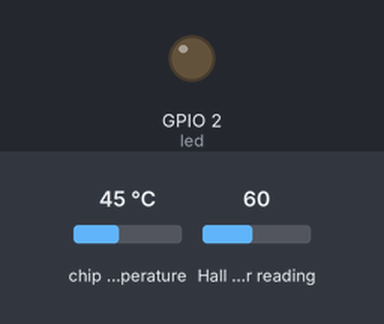
A program run on a simulated ESP32 board running MicroPython. On the bench: output pins drawn as LEDs (lit = HIGH). The inputs (shaded band) are chosen by the test bench; at power-on: chip temperature 45 °C, Hall sensor reading 60. Web requests get an empty 200 reply after 0.4 s; the clock reads 2024-03-15 10:24:30 at power-on unless the program sets it; what the program prints to the serial console is not drawn.

Above: at 2.7 s.
2.8 s: chip temperature set to 48 °C
8.8 s: chip temperature set to 51 °C
At 10.7 s:
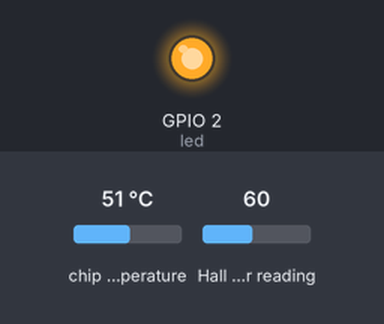
14.8 s: chip temperature set to 21 °C
At 19.5 s:
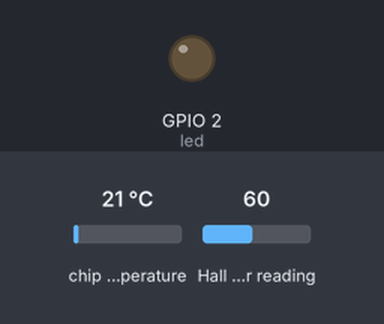
20.8 s: chip temperature set to 50 °C
At 24.1 s:
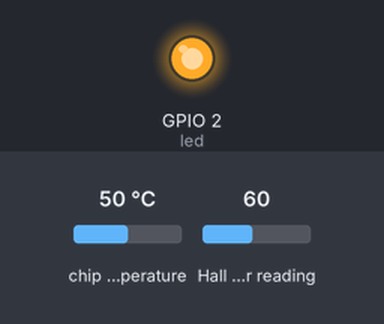
Timing chart, 0 to 25.6 s (numbered marks = the images above; inputs shaded):
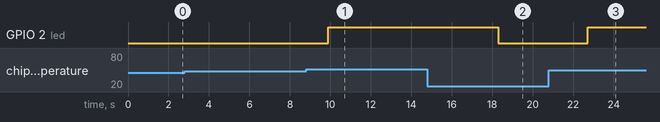

Measured:
- the behaviour switches between 49 and 50 °C on chip temperature (found by bisection; images 0 and 1)
- after the input at 2.8 s, every drawn part: stays the same
- after the input at 8.8 s, GPIO 2 (led): LOW → HIGH after 1.1 s
- after the input at 14.8 s, GPIO 2 (led): HIGH → LOW after 3.5 s
- after the input at 20.8 s, GPIO 2 (led): LOW → HIGH after 1.9 s

The program:

Tem_Hall_interno_correo.py
```python
#Envia temperatura y humedad a Gamil a traves de ifttA
#https://ifttt.com/maker_webhooks

import network, time, urequests
import esp32
from machine import Pin


led = Pin(2, Pin.OUT)

def conectaWifi(red, password):
     global miRed
     miRed = network.WLAN(network.STA_IF)
     if not miRed.isconnected():              #Si no está conectado…
          miRed.active(True)                   #activa la interface
          miRed.connect(red, password)         #Intenta conectar con la red
          print('Conectando a la red', red +"…")
          timeout = time.time ()
          while not miRed.isconnected():           #Mientras no se conecte..
              if (time.ticks_diff (time.time (), timeout) > 10):
                  return False
     return True


if conectaWifi("FAMILIA PENA", "Hupe6493$"):

    print("Conexión exitosa!")
    print('Datos de la red (IP/netmask/gw/DNS):', miRed.ifconfig())

    url = "https://maker.ifttt.com/trigger/correo_emergencia/with/key/1pLxYy7JQFxTRYOLtH2_O?"

    while (True):

        time.sleep (4)
        temp = esp32.raw_temperature()   # lee la Tª del microcontrolador en ºFarenheit
        hall = esp32.hall_sensor() # lee el campo magnético perpendicular al  microcontrolador (1.5uds = 1mT) mT = miliTesla
        print ("Tem={:02d} ºF, Mag={:02d} Tesla".format(temp,hall))

        if temp > 120:
            respuesta = urequests.get(url+"&value1="+str(temp)+"&value2="+str(hall))
            print(respuesta.text)
            print (respuesta.status_code)
            respuesta.close ()
            led.value(1)

        else:
            led.value(0)


else:
       print ("Imposible conectar")
       miRed.active (False)
```
